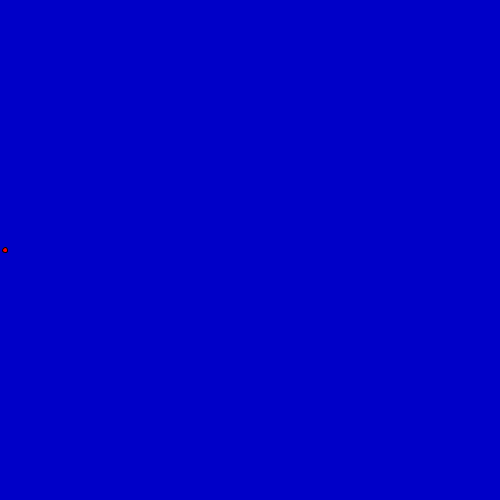
Frame 1 (no input)
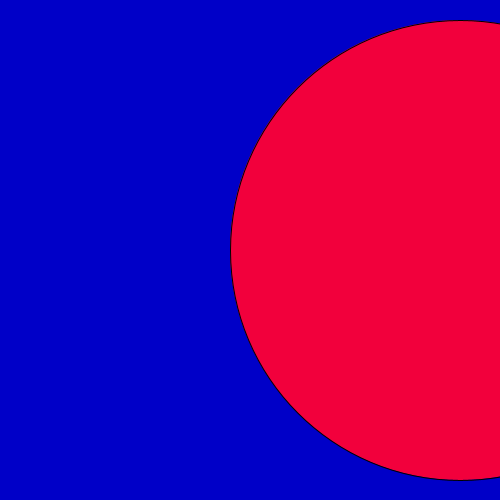
Frame 60 (the mouse pressed at the canvas centre just before this capture)
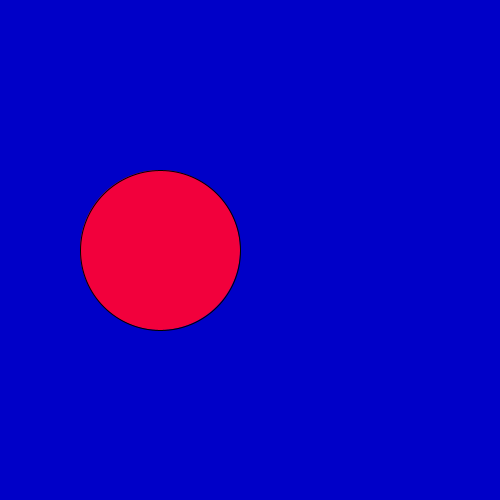
Frame 120 (the mouse held since frame 60 and released just before this capture)

The Processing sketch that drew these frames (run headless with seeded random() and noise(); from frame 60 on, the mouse is pressed at the canvas centre):

// Processing sketch: Bounce
// ── Bounce.pde
int x=5;
int y=10;

void setup(){
  size(500,500);
  fill(255,0,0);
}

void draw(){
  background(0,0,200);
  ellipse(x, height/2, x,x);
  x+=y;
  if (x>=width){
    fill(random(255),0,random(255));
    y=-5;
  }
  if (x<0){
    fill(random(255),random(255),0);
    y=10;
  }
}
